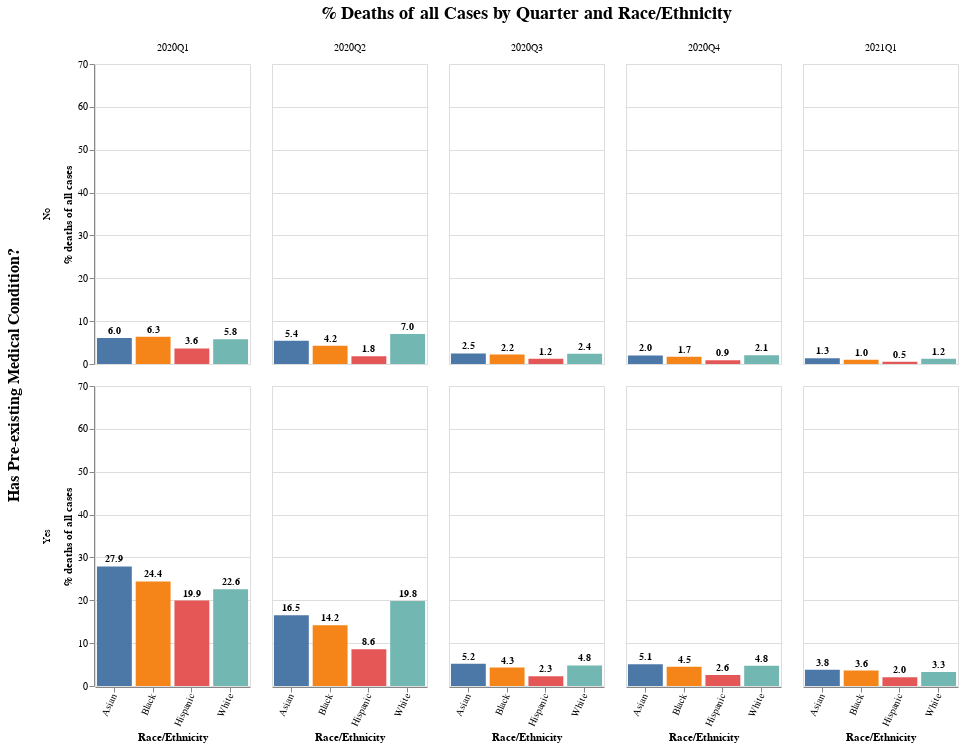

This figure's notebook cell:
### Code cell
input_dropdown = alt.binding_radio(options=[None] + age_ranges, 
                                   labels=['All '] + [x[:-5] for x in age_ranges], 
                                   name='Age Range in Years: ')

selection = alt.selection_single(fields=['age_group'], bind=input_dropdown)

input_dropdown2 = alt.binding_radio(options=[None, 'Female', 'Male'], 
                                    labels=['Both ', 'Female ', 'Male '], name='Sex: ')
selection2 = alt.selection_single(fields=['sex'], bind=input_dropdown2)


data = df_surveil[~df_surveil['Race_ethnicity'].isin(['Other/Missing'])]
base = alt.Chart(data)
base = base.transform_aggregate(
    sum_deaths='sum(Total_deaths)',
    sum_cases='sum(Total_cases)',
    groupby=['Race_ethnicity', 'Quarter']
)

base = base.transform_calculate(
    Percent_deaths="100 * datum.sum_deaths / datum.sum_cases")

base = base.encode(
    x=alt.X('Race_ethnicity', title='Race/Ethnicity', axis=alt.Axis(labelAngle=-65)),
    y=alt.Y('Percent_deaths:Q', 
            title='% deaths of all cases',
            scale=alt.Scale(domain=(0, 70))
           )
)

bars = base.mark_bar().encode(
    color=alt.Color('Race_ethnicity', legend=None),
)

text =  base.mark_text(
    dy=-7, size=10, fontStyle='bold'
).encode(
    text=alt.Text('Percent_deaths:Q', format=',.1f')
)

plot2 = (bars + text
).properties(
    width=155
).facet(
    column=alt.Column('Quarter', header=alt.Header(titleFontSize=18), title='% Deaths of all Cases by Quarter and Race/Ethnicity'),
    row=alt.Row('Medcond', header=alt.Header(titleFontSize=16), title='Has Pre-existing Medical Condition?')
).add_selection(
    selection
).transform_filter(
    selection
).add_selection(
    selection2
).transform_filter(
    selection2
)

plot2

### Figure 1 — Vega-Lite specification as saved in the notebook (floating-point values rounded to 4 significant figures; data arrays with more than 128 entries replaced by an {"elided": "..."} marker saying what was removed)
{"config": {"view": {"continuousWidth": 400, "continuousHeight": 300}}, "data": {"name": "data-b94ac7a8a331fa1b563f38cf070c91b1"}, "facet": {"column": {"type": "nominal", "field": "Quarter", "header": {"titleFontSize": 18}, "title": "% Deaths of all Cases by Quarter and Race/Ethnicity"}, "row": {"type": "nominal", "field": "Medcond", "header": {"titleFontSize": 16}, "title": "Has Pre-existing Medical Condition?"}}, "spec": {"layer": [{"mark": "bar", "encoding": {"color": {"type": "nominal", "field": "Race_ethnicity", "legend": null}, "x": {"type": "nominal", "axis": {"labelAngle": -65}, "field": "Race_ethnicity", "title": "Race/Ethnicity"}, "y": {"type": "quantitative", "field": "Percent_deaths", "scale": {"domain": [0, 70]}, "title": "% deaths of all cases"}}, "selection": {"selector002": {"type": "single", "fields": ["age_group"], "bind": {"input": "radio", "options": [null, "0 - 9 Years", "10 - 19 Years", "20 - 29 Years", "30 - 39 Years", "40 - 49 Years", "50 - 59 Years", "60 - 69 Years", "70 - 79 Years", "80+ Years"], "labels": ["All ", "0 - 9 ", "10 - 19 ", "20 - 29 ", "30 - 39 ", "40 - 49 ", "50 - 59 ", "60 - 69 ", "70 - 79 ", "80+ "], "name": "Age Range in Years: "}}, "selector003": {"type": "single", "fields": ["sex"], "bind": {"input": "radio", "options": [null, "Female", "Male"], "labels": ["Both ", "Female ", "Male "], "name": "Sex: "}}}, "transform": [{"aggregate": [{"op": "sum", "field": "Total_deaths", "as": "sum_deaths"}, {"op": "sum", "field": "Total_cases", "as": "sum_cases"}], "groupby": ["Race_ethnicity", "Quarter"]}, {"calculate": "100 * datum.sum_deaths / datum.sum_cases", "as": "Percent_deaths"}]}, {"mark": {"type": "text", "dy": -7, "fontStyle": "bold", "size": 10}, "encoding": {"text": {"type": "quantitative", "field": "Percent_deaths", "format": ",.1f"}, "x": {"type": "nominal", "axis": {"labelAngle": -65}, "field": "Race_ethnicity", "title": "Race/Ethnicity"}, "y": {"type": "quantitative", "field": "Percent_deaths", "scale": {"domain": [0, 70]}, "title": "% deaths of all cases"}}, "transform": [{"aggregate": [{"op": "sum", "field": "Total_deaths", "as": "sum_deaths"}, {"op": "sum", "field": "Total_cases", "as": "sum_cases"}], "groupby": ["Race_ethnicity", "Quarter"]}, {"calculate": "100 * datum.sum_deaths / datum.sum_cases", "as": "Percent_deaths"}]}], "width": 155}, "transform": [{"filter": {"selection": "selector002"}}, {"filter": {"selection": "selector003"}}], "$schema": "https://vega.github.io/schema/vega-lite/v4.8.1.json", "datasets": {"data-b94ac7a8a331fa1b563f38cf070c91b1": {"elided": "3685 records"}}}
